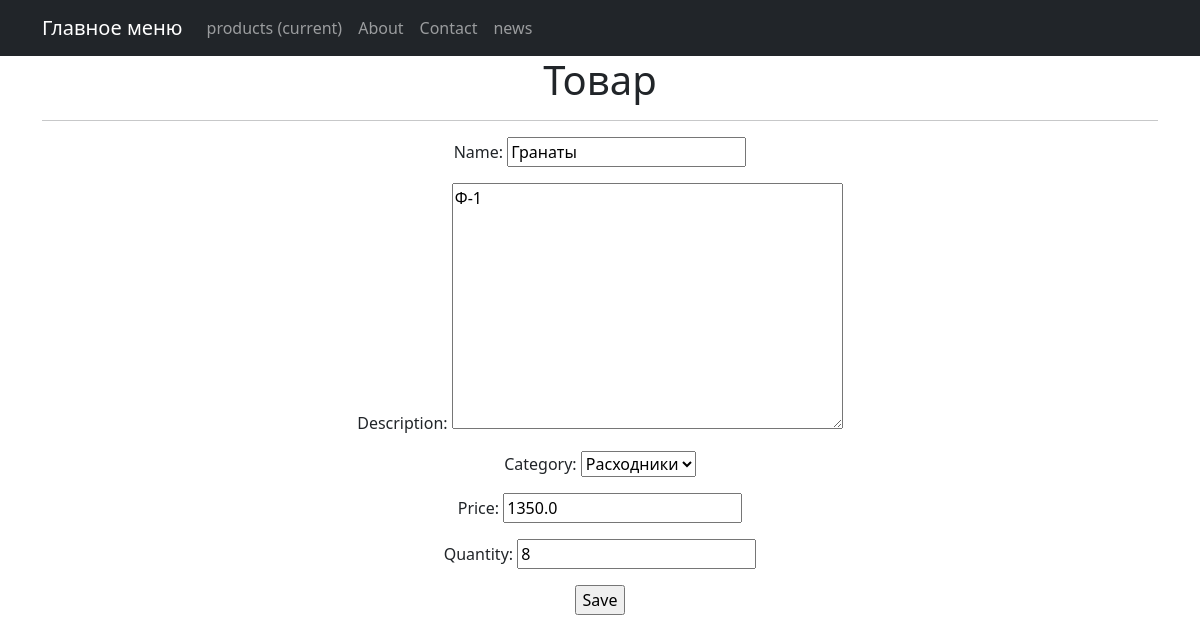
Page /products/4/update/ on the earlier database version.
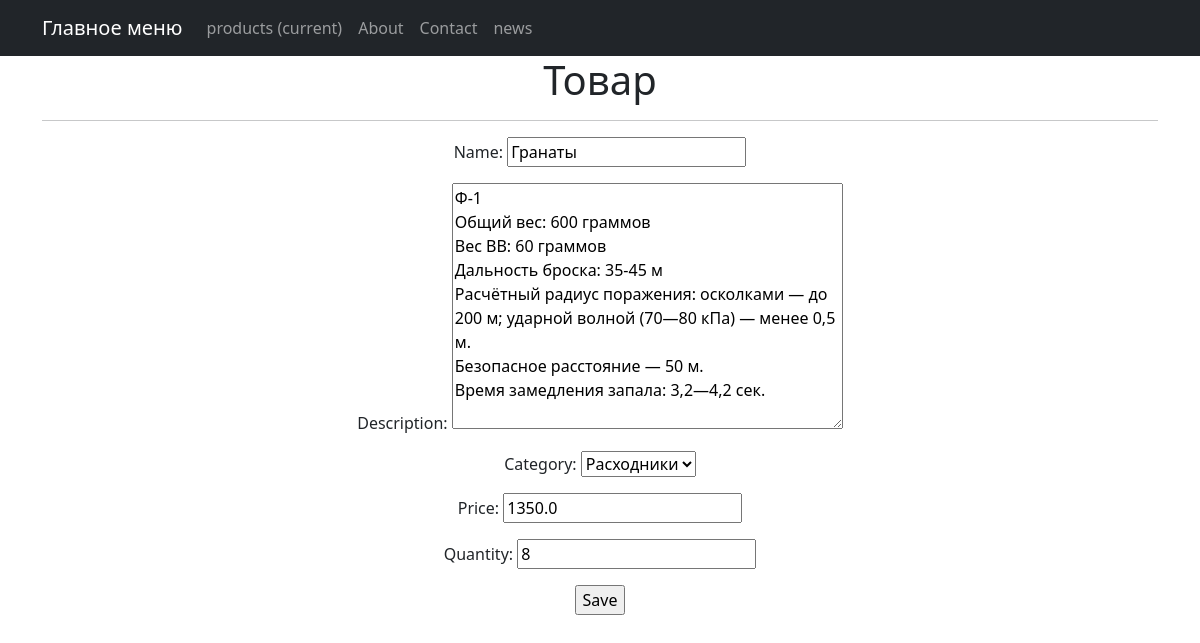
Same page on the later database version.
### simpleapp/models.py (models this page shows, shortened)
class Product(models.Model):
    name = models.CharField(
        max_length=50,
        unique=True, # названия товаров не должны повторяться
    )
    description = models.TextField()
    quantity = models.IntegerField(
        validators=[MinValueValidator(0)],
    )
    category = models.ForeignKey(
        to='Category',
        on_delete=models.CASCADE,
        related_name='products', # все продукты в категории будут доступны через поле products
    )
    price = models.FloatField(
        validators=[MinValueValidator(0.0)],
    )

class Category(models.Model):
    name = models.CharField(max_length=100, unique=True)
    def __str__(self):
        return self.name.title()

### simpleapp/views.py (the view)
# urls.py: path('<int:pk>/update/', ProductUpdate.as_view(), name='product_update'),
class ProductUpdate(UpdateView):
    form_class = ProductForm
    model = Product
    template_name = 'product_edit.html'

### simpleapp/forms.py (shortened to what this page needs)
class ProductForm(forms.ModelForm):
    class Meta:
        model = Product
        fields = [
            'name',
            'description',
            'category',
            'price',
            'quantity',
        ]

### templates/product_edit.html (shortened to what this page needs)
{% extends 'flatpages/default.html' %}
{% block content %}
<h1>Товар</h1>
<hr>
<form acteon="" method="post">
    {{form.as_p}}
    <input type="submit" value="Save" />
</form>
{% endblock content %}

Differences in the rows shown:
changed Product "Расходники": description "Ф-1" → "Ф-1 Общий вес: 600 граммов Вес ВВ: 60 граммов Дальность броска: 35-45 м Расчётный радиус поражения: осколками — до 200 м; ударной волной (70—80 кПа) — менее 0,5 м. Безопасное расстояние — 50 м. Время замедления запала: 3,2—4,2 сек."
